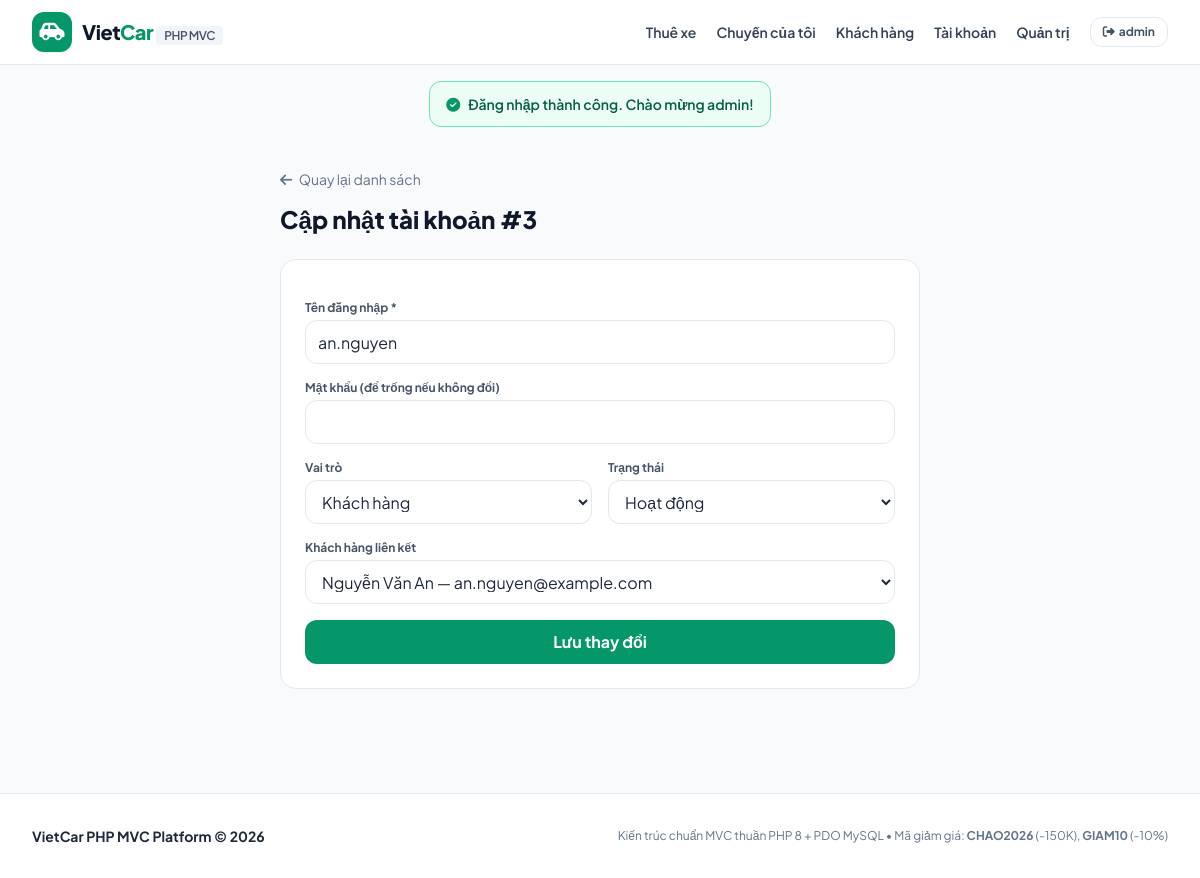
The app's page /accounts/edit?id=3 (signed in) with its own data.
### tables this page shows
CREATE TABLE IF NOT EXISTS accounts (
    id INT AUTO_INCREMENT PRIMARY KEY,
    username VARCHAR(50) NOT NULL UNIQUE,
    password_hash VARCHAR(255) NOT NULL,
    role ENUM('admin', 'staff', 'customer') NOT NULL DEFAULT 'customer',
    customer_id INT NULL,
    status ENUM('active', 'locked') DEFAULT 'active',
    last_login_at DATETIME NULL,
    created_at TIMESTAMP DEFAULT CURRENT_TIMESTAMP,
    updated_at TIMESTAMP DEFAULT CURRENT_TIMESTAMP ON UPDATE CURRENT_TIMESTAMP,
    FOREIGN KEY (customer_id) REFERENCES customers(id) ON DELETE SET NULL
);

CREATE TABLE IF NOT EXISTS customers (
    id INT AUTO_INCREMENT PRIMARY KEY,
    full_name VARCHAR(100) NOT NULL,
    email VARCHAR(150) NOT NULL UNIQUE,
    phone VARCHAR(20) NOT NULL,
    address VARCHAR(255) DEFAULT '',
    identity_number VARCHAR(30) DEFAULT '',
    status ENUM('active', 'inactive') DEFAULT 'active',
    created_at TIMESTAMP DEFAULT CURRENT_TIMESTAMP,
    updated_at TIMESTAMP DEFAULT CURRENT_TIMESTAMP ON UPDATE CURRENT_TIMESTAMP
);

### app/Core/Controller.php (called while the page is built, shortened)
<?php
class Controller {
    protected function view(string $viewPath, array $data = []): void {
        extract($data);
        $viewFile = __DIR__ . '/../Views/' . $viewPath . '.php';
        require __DIR__ . '/../Views/layouts/header.php';
        require $viewFile;
        require __DIR__ . '/../Views/layouts/footer.php';
    }
}

### app/Controllers/AccountController.php (called while the page is built, shortened)
<?php
class AccountController extends Controller {
    private AccountModel $accountModel;
    private CustomerModel $customerModel;
    public function __construct() {
        $this->accountModel = new AccountModel();
        $this->customerModel = new CustomerModel();
    }
    public function editForm(): void {
        $account = $this->accountModel->findById((int)($_GET['id'] ?? 0));
        $this->view('accounts/form', [
            'title'     => 'Sửa tài khoản - VietCar',
            'account'   => $account,
            'customers' => $this->customerModel->getAll(),
            'errors'    => [],
            'old'       => $account
        ]);
    }
}

### public/index.php (called while the page is built, shortened)
<?php
require_once __DIR__ . '/../app/Core/helpers.php';
spl_autoload_register(function ($class) {
    $prefix = 'App\\';
    $baseDir = __DIR__ . '/../app/';
    $relativeClass = substr($class, strlen($prefix));
    $file = $baseDir . str_replace('\\', '/', $relativeClass) . '.php';
});
$router = new Router();
$router->get('/', [CarController::class, 'index']);
$router->get('/car/detail', [CarController::class, 'detail']);
$router->post('/booking/store', [BookingController::class, 'store']);
$router->get('/bookings', [BookingController::class, 'index']);
$router->post('/booking/cancel', [BookingController::class, 'cancel']);
$router->get('/admin', [AdminController::class, 'index']);
$router->post('/admin/car/store', [AdminController::class, 'storeCar']);
$router->post('/admin/car/delete', [AdminController::class, 'deleteCar']);
$router->get('/api/cars/locations', [AdminController::class, 'getLocations']);
$router->post('/api/cars/simulate', [AdminController::class, 'simulateMovement']);
$router->get('/login', [AuthController::class, 'loginForm']);
$router->post('/login', [AuthController::class, 'login']);
$router->post('/logout', [AuthController::class, 'logout']);
$router->get('/customers', [CustomerController::class, 'index']);
$router->get('/customers/create', [CustomerController::class, 'createForm']);
$router->post('/customer/store', [CustomerController::class, 'store']);
$router->get('/customers/edit', [CustomerController::class, 'editForm']);
$router->post('/customer/update', [CustomerController::class, 'update']);
$router->post('/customer/status', [CustomerController::class, 'toggleStatus']);
$router->post('/customer/delete', [CustomerController::class, 'delete']);
$router->get('/accounts', [AccountController::class, 'index']);
$router->get('/accounts/create', [AccountController::class, 'createForm']);
$router->post('/account/store', [AccountController::class, 'store']);
$router->get('/accounts/edit', [AccountController::class, 'editForm']);
$router->post('/account/update', [AccountController::class, 'update']);
$router->post('/account/status', [AccountController::class, 'toggleStatus']);
$router->post('/account/delete', [AccountController::class, 'delete']);
$router->dispatch($_SERVER['REQUEST_URI'], $_SERVER['REQUEST_METHOD']);

### app/Core/helpers.php (called while the page is built, shortened)
<?php
function base_url(string $path = ''): string {
    $scriptDir = str_replace('\\', '/', dirname($_SERVER['SCRIPT_NAME']));
    $base = ($scriptDir === '/') ? '' : rtrim($scriptDir, '/');
    return $base . '/' . ltrim($path, '/');
}
function e(?string $str): string {
    return htmlspecialchars($str ?? '', ENT_QUOTES, 'UTF-8');
}

### app/Config/Database.php (called while the page is built, shortened)
<?php
class Database {
    private static ?PDO $instance = null;
    public static function getConnection(): PDO {
        if (self::$instance === null) {
            $host = '127.0.0.1';
            $db   = 'vietcar_db';
            $user = 'root';
            $pass = '';
            $charset = 'utf8mb4';
            $dsn = "mysql:host=$host;dbname=$db;charset=$charset";
            $options = [
                PDO::ATTR_ERRMODE            => PDO::ERRMODE_EXCEPTION,
                PDO::ATTR_DEFAULT_FETCH_MODE => PDO::FETCH_ASSOC,
                PDO::ATTR_EMULATE_PREPARES   => false,
            ];
            try {
                self::$instance = new PDO($dsn, $user, $pass, $options);
            } catch (PDOException $e) {
                die("Lỗi kết nối CSDL: " . $e->getMessage() . "<br>Vui lòng import file <code>database/vietcar.sql</code> vào MySQL.");
            }
        }
        return self::$instance;
    }
}

### app/Models/AccountModel.php (called while the page is built, shortened)
<?php
class AccountModel {
    private PDO $db;
    public function __construct(?PDO $db = null) {
        $this->db = $db ?? Database::getConnection();
    }
    public function findById(int $id): ?array {
        $stmt = $this->db->prepare(
            "SELECT a.*, c.full_name AS customer_name
             FROM accounts a LEFT JOIN customers c ON a.customer_id = c.id
             WHERE a.id = :id"
        );
        $stmt->execute([':id' => $id]);
        $row = $stmt->fetch();
        return $row ?: null;
    }
}

### app/Models/CustomerModel.php (called while the page is built, shortened)
<?php
class CustomerModel {
    private PDO $db;
    public function __construct(?PDO $db = null) {
        $this->db = $db ?? Database::getConnection();
    }
    public function getAll(string $keyword = '', string $status = 'all'): array {
        $sql = "SELECT c.*,
                       (SELECT COUNT(*) FROM accounts a WHERE a.customer_id = c.id) AS account_count
                FROM customers c WHERE 1=1";
        $params = [];
        $sql .= " ORDER BY c.id DESC";
        $stmt = $this->db->prepare($sql);
        $stmt->execute($params);
        return $stmt->fetchAll();
    }
}

### app/Views/accounts/form.php (the view, shortened to what this page needs)
<div class="max-w-2xl mx-auto px-4 py-10">
  <div class="mb-6">
    <a href="<?= base_url('/accounts') ?>" class="text-sm text-slate-500 hover:text-emerald-600">
      <i class="fa-solid fa-arrow-left mr-1"></i> Quay lại danh sách
    </a>
    <h1 class="text-2xl font-extrabold text-slate-900 mt-3"><?= $account ? 'Cập nhật tài khoản #' . (int)$account['id'] : 'Thêm tài khoản mới' ?></h1>
  </div>
  <form method="POST" action="<?= base_url($account ? '/account/update' : '/account/store') ?>" class="bg-white p-6 rounded-2xl border border-slate-200 space-y-4">
    <div>
      <label class="block text-xs font-bold text-slate-600 mb-1">Tên đăng nhập *</label>
      <input type="text" name="username" required maxlength="50" value="<?= e($old['username'] ?? '') ?>"
             class="w-full h-11 px-3 rounded-xl border border-slate-200" />
    </div>
    <div>
      <label class="block text-xs font-bold text-slate-600 mb-1">
        Mật khẩu <?= $account ? '(để trống nếu không đổi)' : '*' ?>
      </label>
      <input type="password" name="password" <?= $account ? '' : 'required' ?> minlength="8"
             class="w-full h-11 px-3 rounded-xl border border-slate-200" />
    </div>
    <div class="grid grid-cols-1 sm:grid-cols-2 gap-4">
      <div>
        <label class="block text-xs font-bold text-slate-600 mb-1">Vai trò</label>
        <select name="role" class="w-full h-11 px-3 rounded-xl border border-slate-200 bg-white">
          <?php foreach (['admin' => 'Admin', 'staff' => 'Nhân viên', 'customer' => 'Khách hàng'] as $key => $label): ?>
            <option value="<?= $key ?>" <?= ($old['role'] ?? 'customer') === $key ? 'selected' : '' ?>><?= $label ?></option>
          <?php endforeach; ?>
        </select>
      </div>
      <div>
        <label class="block text-xs font-bold text-slate-600 mb-1">Trạng thái</label>
        <select name="status" class="w-full h-11 px-3 rounded-xl border border-slate-200 bg-white">
          <option value="active" <?= ($old['status'] ?? 'active') === 'active' ? 'selected' : '' ?>>Hoạt động</option>
        </select>
      </div>
    </div>
    <div>
      <label class="block text-xs font-bold text-slate-600 mb-1">Khách hàng liên kết</label>
      <select name="customer_id" class="w-full h-11 px-3 rounded-xl border border-slate-200 bg-white">
        <?php foreach ($customers as $c): ?>
          <option value="<?= (int)$c['id'] ?>" <?= (string)($old['customer_id'] ?? '') === (string)$c['id'] ? 'selected' : '' ?>>
            <?= e($c['full_name']) ?> — <?= e($c['email']) ?>
          </option>
        <?php endforeach; ?>
      </select>
    </div>
    <button type="submit" class="w-full h-11 bg-emerald-600 hover:bg-emerald-700 text-white font-bold rounded-xl">
      <?= $account ? 'Lưu thay đổi' : 'Tạo tài khoản' ?>
    </button>
  </form>
</div>

### public/css/style.css (style rules this page uses)
body { font-family: 'Plus Jakarta Sans', sans-serif; }

### records on screen
accounts: id "3", username "an.nguyen", role "Khách hàng", status "Hoạt động", customer_id "Nguyễn Văn An — an.nguyen@example.com"

### other values on screen
$_SESSION['flash_success'] "Đăng nhập thành công. Chào mừng admin!"
